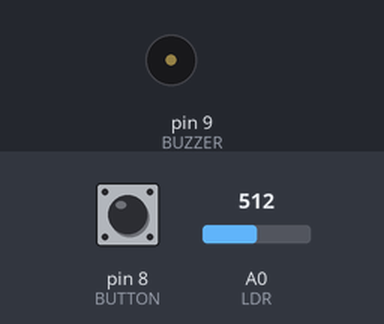
Recording of a sketch running on a simulated Arduino Uno, built with avr-gcc and run on an emulated ATmega328P. Parts: buzzer (waves = sounding). The test bench sets the inputs (shaded band); at power-on: pin 8 (BUTTON) HIGH, A0 (LDR) = 512. What the sketch prints to the serial monitor is not drawn.

Above: at 1.2 s.
1.3 s: pin 8 (BUTTON) driven LOW
4.3 s: pin 8 (BUTTON) pulsed HIGH 2 times (0.12 s each, 0.3 s apart)
Timing chart, 0 to 7.3 s (numbered marks = the images above; inputs shaded):
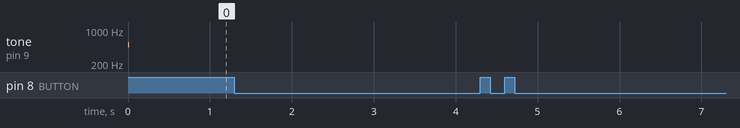

Measured:
- after the input at 1.3 s, every drawn part: stays the same
- after the input at 4.3 s, every drawn part: stays the same

The sketch:

contagemLaser.ino
```cpp
#define LDR A0
#define BUTTON 8
#define BUZZER 9

int readLDR = 0; // armazena o valor lido pelo ADC
int readBTN = 0;
int score = 0;
bool flag = false;

void setup() {
  Serial.begin(9600);
  pinMode(LDR, INPUT);
  pinMode(BUTTON, INPUT_PULLUP);
  pinMode(BUZZER, OUTPUT);
}

void loop() {
  readLDR = analogRead(LDR);
  readBTN = digitalRead(BUTTON);

  if (readLDR <= 512 && flag == false) {
    score = score + 1;
    flag = true;
    Serial.print("Contagem: ");
    Serial.print(score);
    Serial.println();
    tone(BUZZER, 500);
    delay(10);
    noTone(BUZZER);
  } else if (readLDR > 512 && flag == true) {
    flag = false;
  }

  if (readBTN == LOW) {
    score = 0;
    Serial.print("Contagem: ");
    Serial.print(score);
    Serial.println();
  }


  delay(10);
}
```
